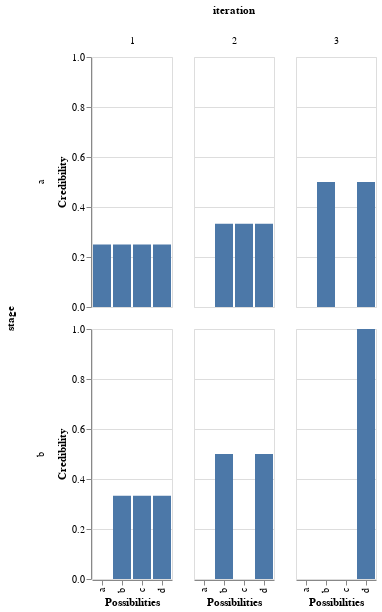

This figure's notebook cell:
### Code cell
using Plots
using VegaLite

#bar(d.Possibilities, d.Credibility, layout = 6)

d |>
@vlplot(
  :bar,
  column = "iteration",
  row = {"stage:o", sort = "-stage"},
  x={"Possibilities:n", title="Possibilities"},
  y={"Credibility", title = "Credibility"},
  height = 250)

### Figure 1 — Vega-Lite specification as saved in the notebook (floating-point values rounded to 4 significant figures)
{"data": {"values": [{"Credibility": 0.25, "Possibilities": "a", "iteration": 1, "stage": "a"}, {"Credibility": 0.25, "Possibilities": "b", "iteration": 1, "stage": "a"}, {"Credibility": 0.25, "Possibilities": "c", "iteration": 1, "stage": "a"}, {"Credibility": 0.25, "Possibilities": "d", "iteration": 1, "stage": "a"}, {"Credibility": 0.0, "Possibilities": "a", "iteration": 1, "stage": "b"}, {"Credibility": 0.3333, "Possibilities": "b", "iteration": 1, "stage": "b"}, {"Credibility": 0.3333, "Possibilities": "c", "iteration": 1, "stage": "b"}, {"Credibility": 0.3333, "Possibilities": "d", "iteration": 1, "stage": "b"}, {"Credibility": 0.0, "Possibilities": "a", "iteration": 2, "stage": "a"}, {"Credibility": 0.3333, "Possibilities": "b", "iteration": 2, "stage": "a"}, {"Credibility": 0.3333, "Possibilities": "c", "iteration": 2, "stage": "a"}, {"Credibility": 0.3333, "Possibilities": "d", "iteration": 2, "stage": "a"}, {"Credibility": 0.0, "Possibilities": "a", "iteration": 2, "stage": "b"}, {"Credibility": 0.5, "Possibilities": "b", "iteration": 2, "stage": "b"}, {"Credibility": 0.0, "Possibilities": "c", "iteration": 2, "stage": "b"}, {"Credibility": 0.5, "Possibilities": "d", "iteration": 2, "stage": "b"}, {"Credibility": 0.0, "Possibilities": "a", "iteration": 3, "stage": "a"}, {"Credibility": 0.5, "Possibilities": "b", "iteration": 3, "stage": "a"}, {"Credibility": 0.0, "Possibilities": "c", "iteration": 3, "stage": "a"}, {"Credibility": 0.5, "Possibilities": "d", "iteration": 3, "stage": "a"}, {"Credibility": 0.0, "Possibilities": "a", "iteration": 3, "stage": "b"}, {"Credibility": 0.0, "Possibilities": "b", "iteration": 3, "stage": "b"}, {"Credibility": 0.0, "Possibilities": "c", "iteration": 3, "stage": "b"}, {"Credibility": 1.0, "Possibilities": "d", "iteration": 3, "stage": "b"}]}, "encoding": {"column": {"field": "iteration", "type": "quantitative"}, "row": {"field": "stage", "sort": "-stage", "type": "ordinal"}, "x": {"field": "Possibilities", "title": "Possibilities", "type": "nominal"}, "y": {"field": "Credibility", "title": "Credibility", "type": "quantitative"}}, "height": 250, "mark": "bar"}
